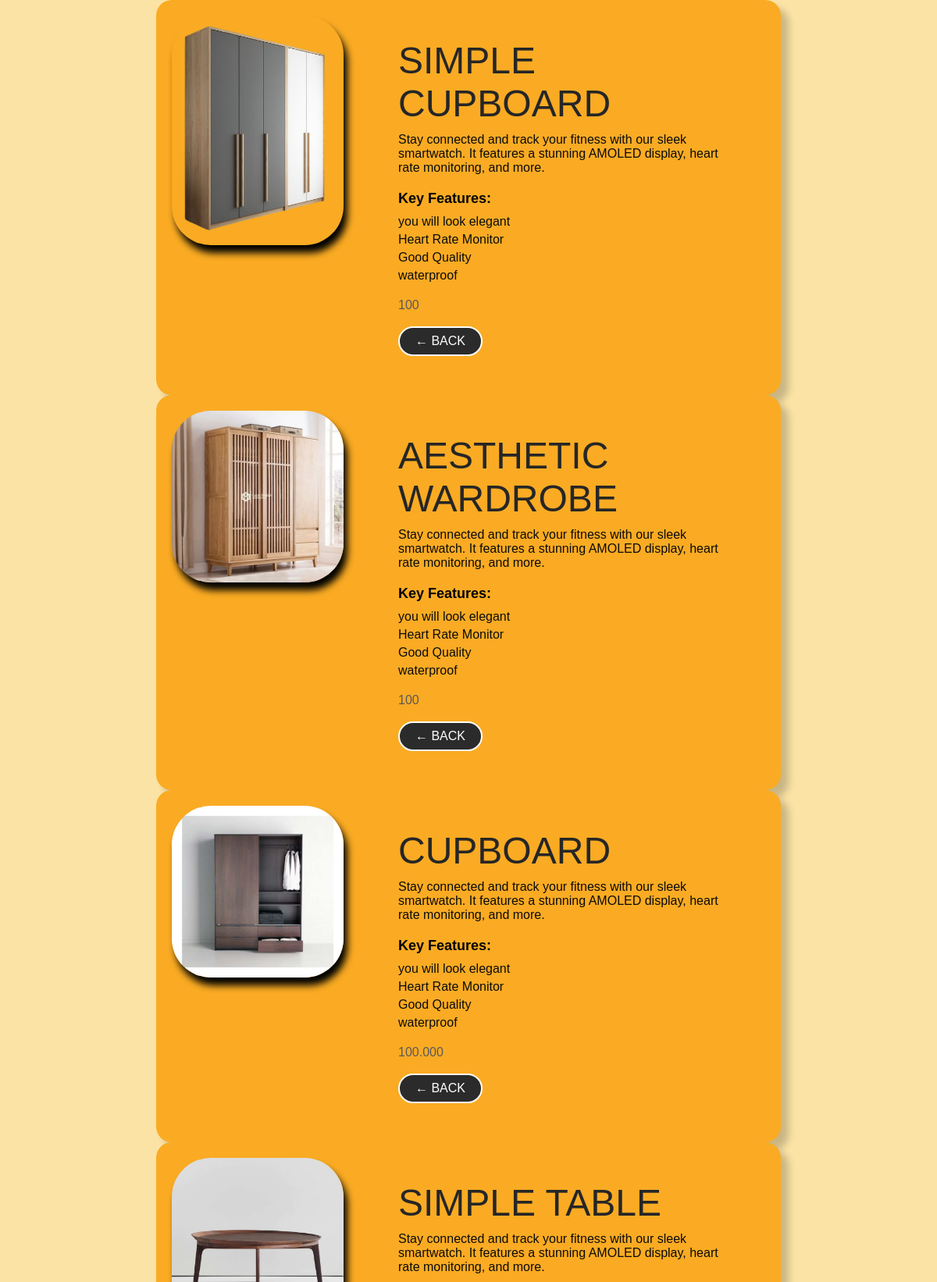
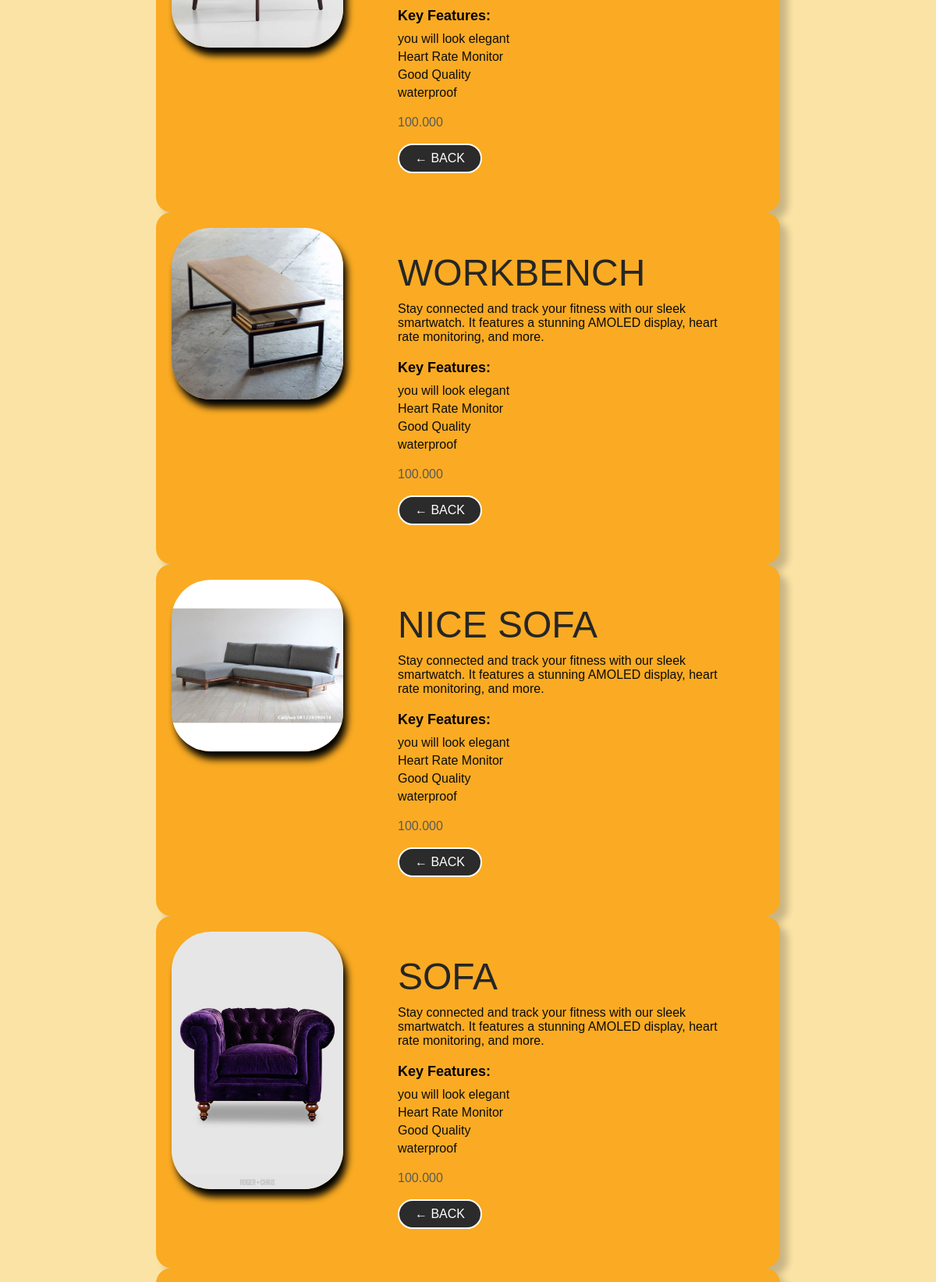
The app's page /popup.php (upper part) with its own data (2 pictures, top to bottom).
### tables this page shows
CREATE TABLE `catalog` (
  `id` int NOT NULL,
  `product_name` varchar(255) NOT NULL,
  `image_url` varchar(255) NOT NULL,
  `description` text,
  `price` text NOT NULL
);

### popup.php (the view, shortened to what this page needs)
<!DOCTYPE html>
    <html lang="en">
    <head>
        <link rel="stylesheet" href="https://cdn.jsdelivr.net/npm/boxicons@latest/css/boxicons.min.css">
        <link rel="stylesheet" href="assets/css/swiper-bundle.min.css">
        <link rel="stylesheet" href="assets/css/styles.css">
        <link rel="stylesheet" href="assets/css/catalog.css">
        <link rel="stylesheet" href="assets/css/popup.css">
    </head>
    <body>
        <main class="main">
                <?php
require_once 'db.php';
$sql = "SELECT * FROM catalog";
$result = mysqli_query($conn, $sql);
while ($row = mysqli_fetch_assoc($result)) {
    ?>
                    <div class="product-info">
                                <div class="product-image">
                                    <img src="<?php echo $row['image_url']; ?>" width="400" height="649" alt="<?php echo $row['product_name']; ?>" class="products__img">
                                </div>
                                <div class="product-details">
                                <h1 class="products__title1"><?php echo $row['product_name']; ?></h1>
                                    <p class="product-description">
                                        Stay connected and track your fitness with our sleek smartwatch.
                                        It features a stunning AMOLED display, heart rate monitoring, and more.
                                    </p>
                                    <div class="product-features">
                                        <h2>Key Features:</h2>
                                        <ul>
                                            <li>
                                                you will look elegant</li>
                                            <li>Heart Rate Monitor</li>
                                            <li>Good Quality</li>
                                            <li>waterproof</li>
                                        </ul>
                                    </div>
                                    <div class="product-price">
                                    <span class="products__price1"><?php echo $row['price']; ?></span>
                                    </div><br>
                                        <a href="catalog.php" class="tombol">← BACK</a>
                                </div>
                            </div>
                    <?php
}
?>
        </main>
    </body>
</html>

### assets/css/styles.css (style rules this page uses)
:root { --header-height: 3.5rem; --first-color: #03cafc; --button-color: hsl(0, 0%, 17%); --button-color-alt: hsl(0, 0%, 21%); --title-color: hsl(0, 0%, 15%); --text-color: hsl(0, 0%, 35%); --text-color-light: hsl(0, 0%, 55%); --body-color: hsl(0, 0%, 99%); --container-color: #fff; --border-color: hsl(0, 0%, 94%); --body-font: "Roboto", sans-serif; --biggest-font-size: 2rem; --h1-font-size: 1.5rem; --h2-font-size: 1.25rem; --h3-font-size: 1rem; --normal-font-size: 0.938rem; --small-font-size: 0.813rem; --smaller-font-size: 0.75rem; --font-medium: 500; --font-bold: 700; --mb-0-5: 0.5rem; --mb-0-75: 0.75rem; --mb-1: 1rem; --mb-1-5: 1.5rem; --mb-2: 2rem; --mb-2-5: 2.5rem; --mb-3: 3rem; --z-tooltip: 10; --z-fixed: 100; }
@media screen and (min-width: 968px) { :root { --biggest-font-size: 2.5rem; --h1-font-size: 2.25rem; --h2-font-size: 1.5rem; --h3-font-size: 1.25rem; --normal-font-size: 1rem; --small-font-size: 0.875rem; --smaller-font-size: 0.813rem; } }
* { box-sizing: border-box; padding: 0; margin: 0; }
html { scroll-behavior: smooth; }
body, button, input { font-family: var(--body-font); font-size: var(--normal-font-size); }
body { margin: 0; background-color: var(--body-color); color: var(--text-color); transition: 0.4s; overflow-x: hidden; }
h1, h2, h3, h4 { color: var(--title-color); font-weight: var(--font-medium); }
ul { list-style: none; }
a { text-decoration: none; }
img { max-width: 100%; height: auto; }
.main { overflow: hidden; }
.products__img { height: 125px; margin-bottom: var(--mb-1); }
@media screen and (min-width: 767px) { .products__img { height: 155px; } }
h1 { font-size: 3em; width: 60wv; margin-bottom: 10px; }

### assets/css/catalog.css (style rules this page uses)
.tombol { display: inline-block; background-color: var(--button-color); color: #fff; padding: 0.50rem 1.25rem; font-weight: var(--font-medium); transition: 0.3s; border-radius: 25px; border: 2px solid; }
.products__title1 { text-transform: uppercase; margin-bottom: var(--mb-0-5); }

### assets/css/popup.css (style rules this page uses)
body { font-family: Arial, sans-serif; margin: 0; padding: 0; background-color: #fbe3a5; }
.product-info { max-width: 800px; margin: 0 auto; display: flex; background-color: #faab23; border-radius:20px; box-shadow: 10px 10px 10px rgba(2, 2, 2, 0.2); }
.product-image { flex: 1; padding: 20px; text-align: center; }
.product-image img { max-width: 100%; height: auto; border-radius: 50px; box-shadow:5px 10px 10px rgba(0, 2, 2, 2.2); }
.product-details { flex: 2; padding: 50px; }
.product-description { font-size: 16px; color: #0b0b0b; margin-top: 10px; }
.product-features { margin-top: 20px; }
.product-features h2 { font-size: 18px; font-weight: bold; color: #030303; }
.product-features ul { list-style: none; padding: 0; margin: 10px 0; }
.product-features li { margin-bottom: 5px; color: #0c0c0c; }
.product-price { display: flex; align-items: center; margin-top: 20px; }

### records on screen
catalog: image_url (picture), product_name "SIMPLE CUPBOARD", price "100"
catalog: image_url (picture), product_name "AESTHETIC WARDROBE", price "100"
catalog: image_url (picture), product_name "CUPBOARD", price "100.000"
catalog: image_url (picture), product_name "SIMPLE TABLE", price "100.000"
catalog: shows a picture, product_name "WORKBENCH", price "100.000"
catalog: image_url (picture), product_name "NICE SOFA", price "100.000"
catalog: image_url+product_name (picture), product_name "SOFA", price "100.000"
